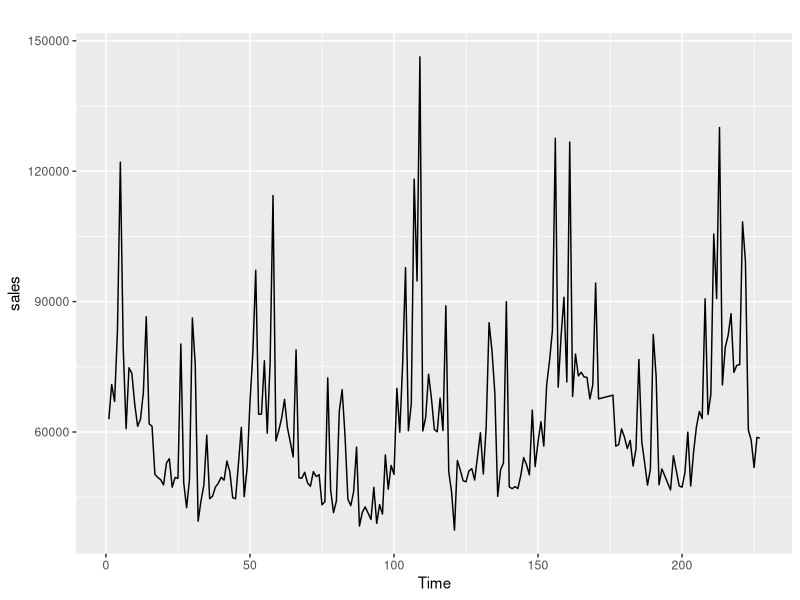
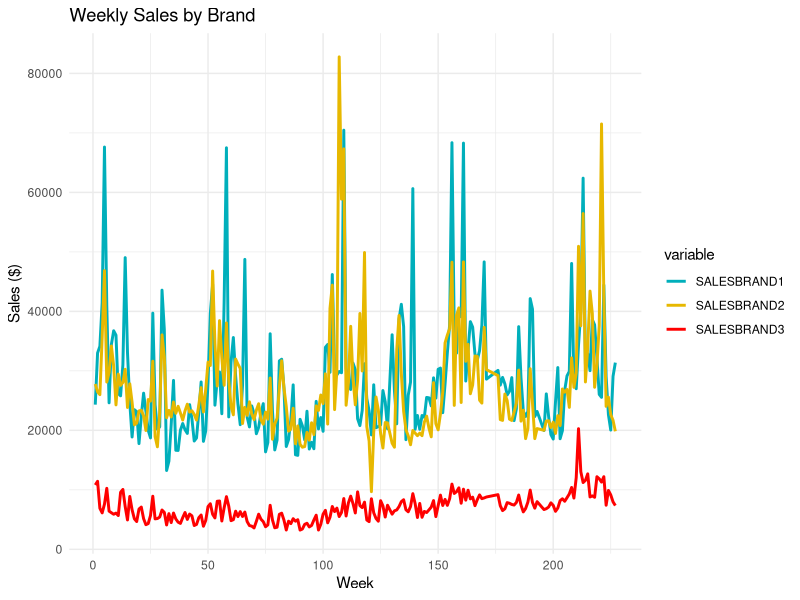
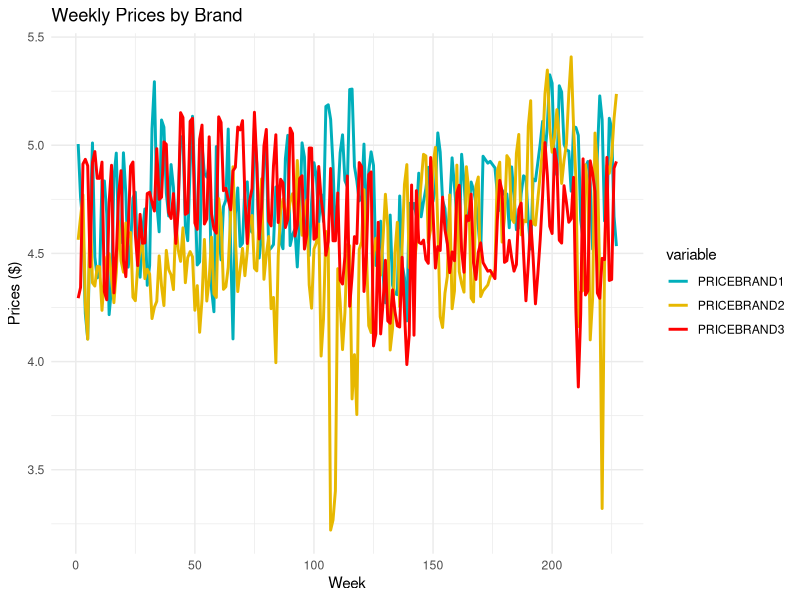
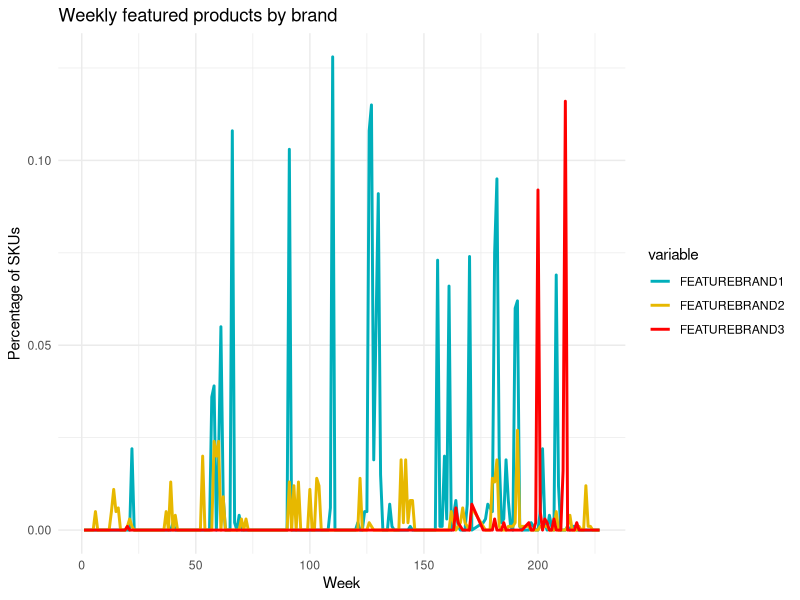
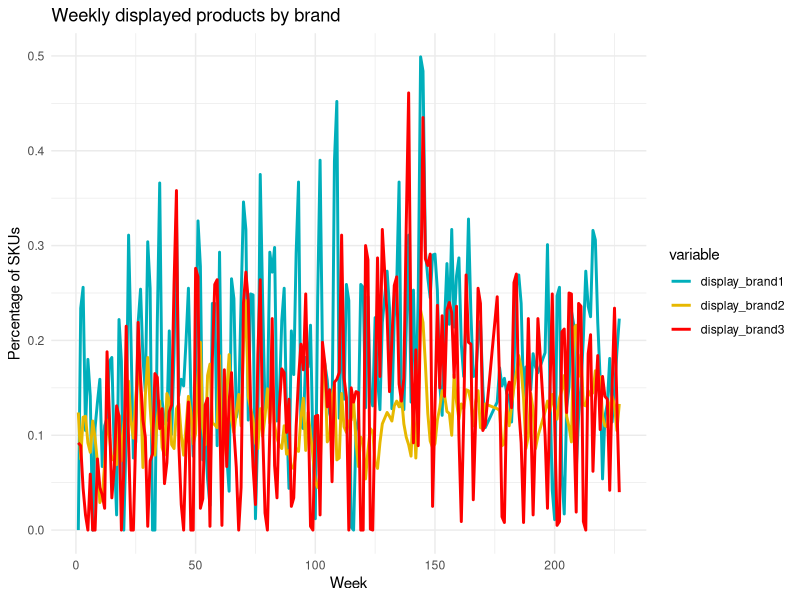
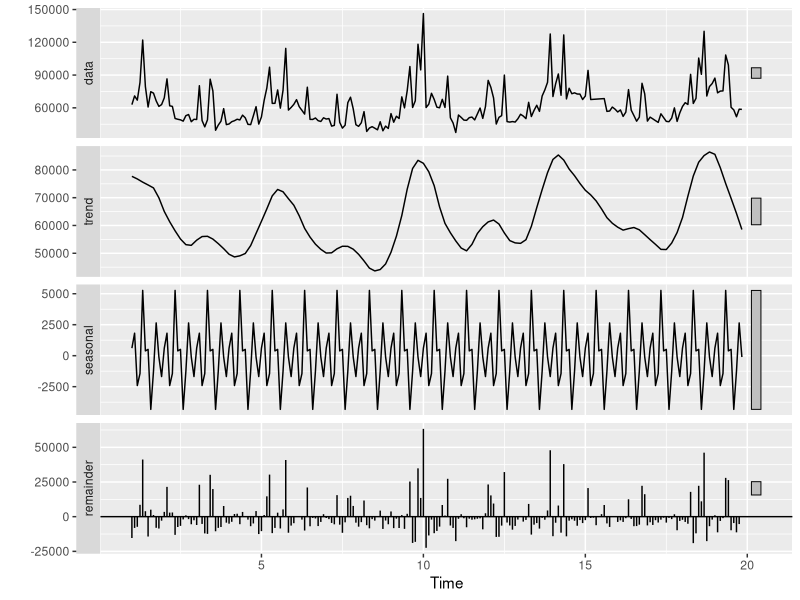

The R script that drew these images, in order:
## ---- chunk 1
knitr::opts_chunk$set(echo = TRUE)
## ---- chunk 2
library(readxl)
library(tidyr)
library(dplyr)
library(forecast)
library(ggplot2)
## ---- chunk 3
main_features <- c("Week",
                  "CategorySales",
                  "PRICEBRAND1",
                  "PRICEBRAND2",
                  "PRICEBRAND3",
                  "display_brand1",
                  "display_brand2",
                  "display_brand3",
                  "FEATUREBRAND1",
                  "FEATUREBRAND2",
                  "FEATUREBRAND3")
              
add_features <- c("RETAILERMARGINBRAND1",
                  "RETAILERMARGINBRAND2",
                  "RETAILERMARGINBRAND3",
                  "SALESBRAND1",
                  "SALESBRAND2",
                  "SALESBRAND3",
                  "WHOLESALEPRICE1",
                  "WHOLESALEPRICE2",
                  "WHOLESALEPRICE3")


data <- read_excel("./data/beer_data_chicago_Dominicks.xlsx")

store_data <- data %>% select(main_features)
head(store_data)

## ---- chunk 4

sales <- ts(store_data$CategorySales)
autoplot(sales)
## ---- chunk 5
plot_variable_by_brand <- function(data, variable, title, ylabel){
  #plots specified variable by brand
  
  #select cols and reshape dataframe
  df_data <- data %>%
    select(Week, paste0(variable,"1"), paste0(variable,"2"), paste0(variable,"3")) %>%
    gather(key="variable",value="value", -Week)


  return (ggplot(df_data, aes(x=Week, y=value)) +
    geom_line(aes(color=variable), size=1) +
    scale_color_manual(values = c("#00AFBB", "#E7B800", "#ff0000")) +
    theme_minimal() +
    ggtitle(title) +
    ylab(ylabel))
}
## ---- chunk 6
plot_variable_by_brand(data,"SALESBRAND","Weekly Sales by Brand","Sales ($)")
plot_variable_by_brand(data,"PRICEBRAND","Weekly Prices by Brand","Prices ($)")
plot_variable_by_brand(data,"FEATUREBRAND","Weekly featured products by brand", "Percentage of SKUs")
plot_variable_by_brand(data,"display_brand","Weekly displayed products by brand","Percentage of SKUs")

## ---- chunk 7
SPLIT = 0.8
train_inds <- floor(nrow(store_data)*0.8)
train_data <- store_data[1:train_inds,]
test_data <- store_data[(1+train_inds):nrow(store_data),]
## ---- chunk 8
stl(ts(store_data$CategorySales,frequency = 12), s.window = 'periodic') %>% autoplot
